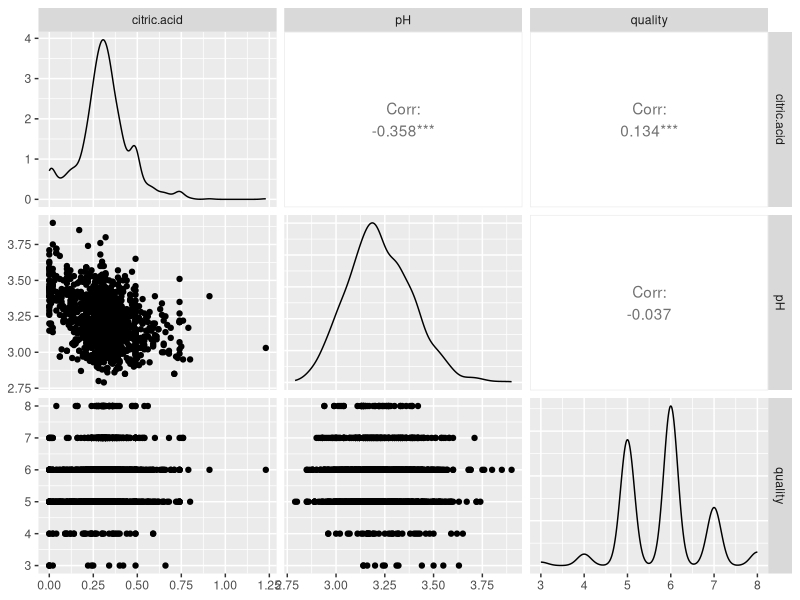
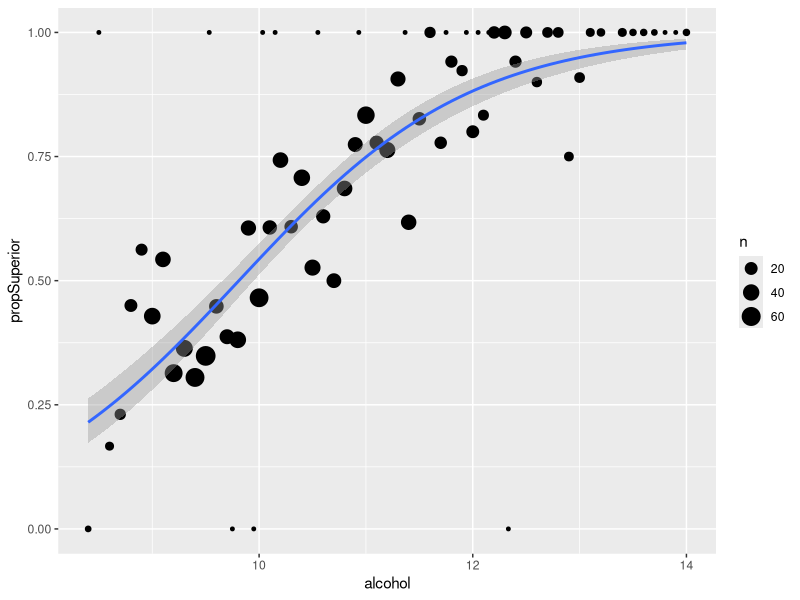

Recreate these plots in R, in order.
## ---- chunk 1
knitr::opts_chunk$set(echo = TRUE, cache = TRUE)
library(tidyverse)
library(caret)
## ---- chunk 2
# Read in CSV train file, subset data
wineTrainingData <- as_tibble(read.csv(file = "./wineQualityTrain.csv"))
names(wineTrainingData)
## ---- chunk 3
# Create model with all terms
linearModel1 <- lm(quality ~ ., data = wineTrainingData)
summary(linearModel1)
## ---- chunk 4
# Compute AIC values to drop the lowest one(s)
drop1(linearModel1)
## ---- chunk 5
# Get model formula
formula(linearModel1)

# Create model without citric.acid
linearModel2 <- lm(quality ~ fixed.acidity + volatile.acidity + residual.sugar + 
    chlorides + free.sulfur.dioxide + total.sulfur.dioxide + 
    density + pH + sulphates + alcohol + type, data = wineTrainingData)
summary(linearModel2)
## ---- chunk 6
# Compute AIC values to drop the lowest one(s)
drop1(linearModel2)
## ---- chunk 7
# Create model without citric.acid, pH
linearModel3 <- lm(quality ~ fixed.acidity + volatile.acidity + residual.sugar + 
    chlorides + free.sulfur.dioxide + total.sulfur.dioxide + 
    density + sulphates + alcohol + type, data = wineTrainingData)
summary(linearModel3)
## ---- chunk 8
# Compute AIC values to drop the lowest one(s)
drop1(linearModel3)
## ---- chunk 9
# Create model without citric.acid, pH, chlorides
linearModel4 <- lm(quality ~ fixed.acidity + volatile.acidity + residual.sugar + 
                     free.sulfur.dioxide + total.sulfur.dioxide + 
                     density + sulphates + alcohol + type, data = wineTrainingData)
summary(linearModel4)
## ---- chunk 10
# Compute AIC values to drop the lowest one(s)
drop1(linearModel4)
## ---- chunk 11
# Create model without citric.acid, pH, chlorides, free.sulfur.dioxide
linearModel5 <- lm(quality ~ fixed.acidity + volatile.acidity + residual.sugar + 
                    total.sulfur.dioxide + density + sulphates + alcohol + 
                     type, data = wineTrainingData)
summary(linearModel5)
## ---- chunk 12
# Visualizations to look at relationships
# income is our response
varAnalysis <- wineTrainingData %>% select(citric.acid, pH, quality)
GGally::ggpairs(varAnalysis)
## ---- chunk 13
# Standardize all numeric columns, 
# save mean and standard deviation from train set for 
# future application to test set
preProcValues <- preProcess(wineTrainingData, method = c("center", "scale"))
trainTransformed <- predict(preProcValues, wineTrainingData)
## ---- chunk 14
# Set seed for repeatability
set.seed(11)

# Fit a linear model
fit1 <- train(quality ~ ., data = wineTrainingData,
             method = "lm",
             preProcess = c("center", "scale"),
             trControl = trainControl(method = "cv", number = 10))
## ---- chunk 15
# View RMSE
fit1
## ---- chunk 16
set.seed(11)

# Fit a model with quadratics
fit2 <- train(quality ~ .^2, data = wineTrainingData,
             method = "lm",
             preProcess = c("center", "scale"),
             trControl = trainControl(method = "cv", number = 10))

# View RMSE
fit2
## ---- chunk 17
set.seed(11)

# Exclude citric.acid and pH as discussed in the planning section
fit3 <- train(quality ~ fixed.acidity + volatile.acidity + residual.sugar + 
    chlorides + free.sulfur.dioxide + total.sulfur.dioxide + 
    density + sulphates + alcohol + type, data = wineTrainingData,
             method = "lm",
             preProcess = c("center", "scale"),
             trControl = trainControl(method = "cv", number = 10))

# View RMSE
fit3
## ---- chunk 18
set.seed(11)

# Consider interactions of all variables with type
fit4 <- train(quality ~ (fixed.acidity + volatile.acidity + residual.sugar + 
    chlorides + free.sulfur.dioxide + total.sulfur.dioxide + 
    density + sulphates + alcohol):type, data = wineTrainingData,
             method = "lm",
             preProcess = c("center", "scale"),
             trControl = trainControl(method = "cv", number = 10))

# View RMSE
fit4
## ---- chunk 19
set.seed(11)

# Consider all possible combinations with type
fit5 <- train(quality ~ (fixed.acidity*volatile.acidity + residual.sugar*alcohol +
    chlorides + free.sulfur.dioxide*total.sulfur.dioxide + 
    density + sulphates + type), data = wineTrainingData,
             method = "lm",
             preProcess = c("center", "scale"),
             trControl = trainControl(method = "cv", number = 10))

# View RMSE
fit5
## ---- chunk 20
# Side-by-side comparison of results
data.frame(t(fit1$results), t(fit2$results), t(fit3$results), t(fit4$results), t(fit5$results))
## ---- chunk 21
set.seed(11)

# Do predictions using fit object
pred1 <- predict(fit1, newdata = wineTrainingData)
pred4 <- predict(fit4, newdata = wineTrainingData)

# View useful metrics on these predictions
postResample(pred1, obs = wineTrainingData$quality)
postResample(pred4, obs = wineTrainingData$quality)
## ---- chunk 22
# Read in CSV test file, subset data
wineTest <- tbl_df(read.csv(file = "./wineQualityTest.csv"))
## ---- chunk 23
set.seed(11)

# Apply final model to test set
pred1 <- predict(fit1, newdata = wineTest)
pred5 <- predict(fit5, newdata = wineTest)

postResample(pred1, obs = wineTest$quality)
postResample(pred5, obs = wineTest$quality)
## ---- chunk 24
# Add "superior" variable to indicate if quality of wine is 6 or higher
newWineTraining <- wineTrainingData %>% mutate(superior = NA)
names(newWineTraining)

# Populate "superior" variable
for (i in 1:length(newWineTraining$quality)){
  if (wineTrainingData$quality[i] >= 6) {
    newWineTraining$superior[i] = 1
  } else {
    newWineTraining$superior[i] = 0
  }
}

names(newWineTraining)
## ---- chunk 25
# Display correlations to "superior"
# Remove type (char), convert superior (factor) to superior (int)
noType <- newWineTraining %>% select(-type)
noType$superior <- as.integer(noType$superior)
cor(noType$superior, noType)
## ---- chunk 26
# Binomial plot
alcSum <- newWineTraining %>% group_by(alcohol) %>% summarize(propSuperior = mean(superior), n = n())

alcSum

ggplot(alcSum, aes(x = alcohol, y = propSuperior)) + 
  geom_point(stat = "identity", aes(size = n)) +
  stat_smooth(data = newWineTraining, aes(x = alcohol, y = superior), method = "glm",
              method.args = list(family = "binomial"))
## ---- chunk 27
lgModel <- glm(superior ~ alcohol + density + volatile.acidity + chlorides, data = newWineTraining, family = "binomial")
summary(lgModel)
## ---- chunk 28
# Set seed for repeatability
set.seed(11)

# Convert response to factor to avoid 
# "use a 2 level factor as your outcome column" error
newWineTraining$superior <- as.factor(newWineTraining$superior)

# Fit linear regression model
glmFit1 <- train(superior ~ fixed.acidity + volatile.acidity + citric.acid + 
                   residual.sugar + chlorides + free.sulfur.dioxide + 
                   total.sulfur.dioxide + density + pH + sulphates + alcohol + type, 
                 data = newWineTraining,
                 method = "glm",
                 family = "binomial",
                 preProcess = c("center", "scale"),
                 trControl = trainControl(method = "cv", number = 10))

# View accuracy
glmFit1
## ---- chunk 29
# View number of correct and incorrect predictions
confusionMatrix(data = newWineTraining$superior, reference = predict(glmFit1, newdata = newWineTraining))
## ---- chunk 30
# Set seed for repeatability
set.seed(11)

# Include only alcohol, density, and volatile.acidity based on highest correlations 
glmFit2 <- train(superior ~ alcohol + density + volatile.acidity, data = newWineTraining,
                 method = "glm",
                 family = "binomial",
                 preProcess = c("center", "scale"),
                 trControl = trainControl(method = "cv", number = 10))

# View accuracy
glmFit2
## ---- chunk 31
# Set seed for repeatability
set.seed(11)

# Look at interactions with "type"
glmFit3 <- train(superior ~ (fixed.acidity + volatile.acidity + citric.acid + 
                   residual.sugar + chlorides + free.sulfur.dioxide + 
                   total.sulfur.dioxide + density + pH + sulphates + alcohol):type, data = newWineTraining,
                 method = "glm",
                 family = "binomial",
                 preProcess = c("center", "scale"),
                 trControl = trainControl(method = "cv", number = 10))

# View accuracy
glmFit3
## ---- chunk 32
# Set seed for repeatability
set.seed(11)

# Fit linear regression model
glmFit4 <- train(superior ~ (fixed.acidity + volatile.acidity + citric.acid + 
                   residual.sugar + chlorides + free.sulfur.dioxide + 
                   total.sulfur.dioxide + density + pH + sulphates + alcohol)*type, data = newWineTraining,
                 method = "glm",
                 family = "binomial",
                 preProcess = c("center", "scale"),
                 trControl = trainControl(method = "cv", number = 10))

# View accuracy
glmFit4
## ---- chunk 33
# Set seed for repeatability
set.seed(11)

# Quadratic model
glmFit5 <- train(superior ~ (fixed.acidity + volatile.acidity + citric.acid + 
                   residual.sugar + free.sulfur.dioxide + 
                   total.sulfur.dioxide + density + sulphates + alcohol)^2, data = newWineTraining,
                 method = "glm",
                 family = "binomial",
                 preProcess = c("center", "scale"),
                 trControl = trainControl(method = "cv", number = 10))

# View accuracy
glmFit5
## ---- chunk 34
data.frame(t(glmFit1$results[2]), t(glmFit2$results[2]), glmFit3$results[2], glmFit4$results[2], glmFit5$results[2])
## ---- chunk 35
# Add "superior" variable to indicate if quality of wine is 6 or higher
newWineTest <- wineTest %>% mutate(superior = NA)

# Populate "superior" variable
for (i in 1:length(newWineTest$quality)){
  if (wineTest$quality[i] >= 6) {
    newWineTest$superior[i] = 1
  } else {
    newWineTest$superior[i] = 0
  }
}

newWineTest$superior <- as.factor(newWineTest$superior)
## ---- chunk 36
# Accuracy of model with all predictors 
confusionMatrix(data = newWineTest$superior, reference = predict(glmFit1, newdata = newWineTest))
## ---- chunk 37
# View number of correct and incorrect predictions
confusionMatrix(data = newWineTest$superior, reference = predict(glmFit5, newdata = newWineTest))
